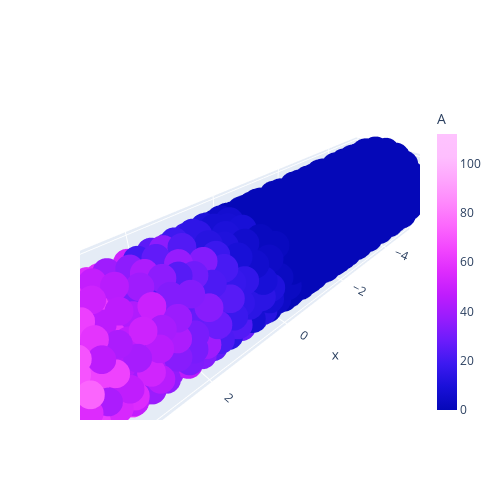

The cell this chart's notebook holds for it:
### Code cell
result.plot_species("A", t_ndx=-1, size=10)

### Figure 1 — Plotly figure (JSON) as saved in the notebook; plotly's stock layout.template omitted (floating-point values rounded to 4 significant figures; data arrays with more than 128 entries replaced by an {"elided": "..."} marker saying what was removed)
{"data": [{"marker": {"color": {"elided": "1059 int values"}, "colorbar": {"thickness": 20, "title": {"text": "A"}}, "colorscale": [[0, "#0508b8"], [0.08333, "#1910d8"], [0.1667, "#3c19f0"], [0.25, "#6b1cfb"], [0.3333, "#981cfd"], [0.4167, "#bf1cfd"], [0.5, "#dd2bfd"], [0.5833, "#f246fe"], [0.6667, "#fc67fd"], [0.75, "#fe88fc"], [0.8333, "#fea5fd"], [0.9167, "#febefe"], [1, "#fec3fe"]], "size": 10}, "mode": "markers", "name": "A", "type": "scatter3d", "x": {"elided": "1059 float values"}, "y": {"elided": "1059 float values"}, "z": {"elided": "1059 float values"}}], "layout": {"height": 500, "scene": {"aspectmode": "data"}, "width": 500, "xaxis": {"range": [-5, 5]}, "yaxis": {"range": [-1, 1.0]}}}
